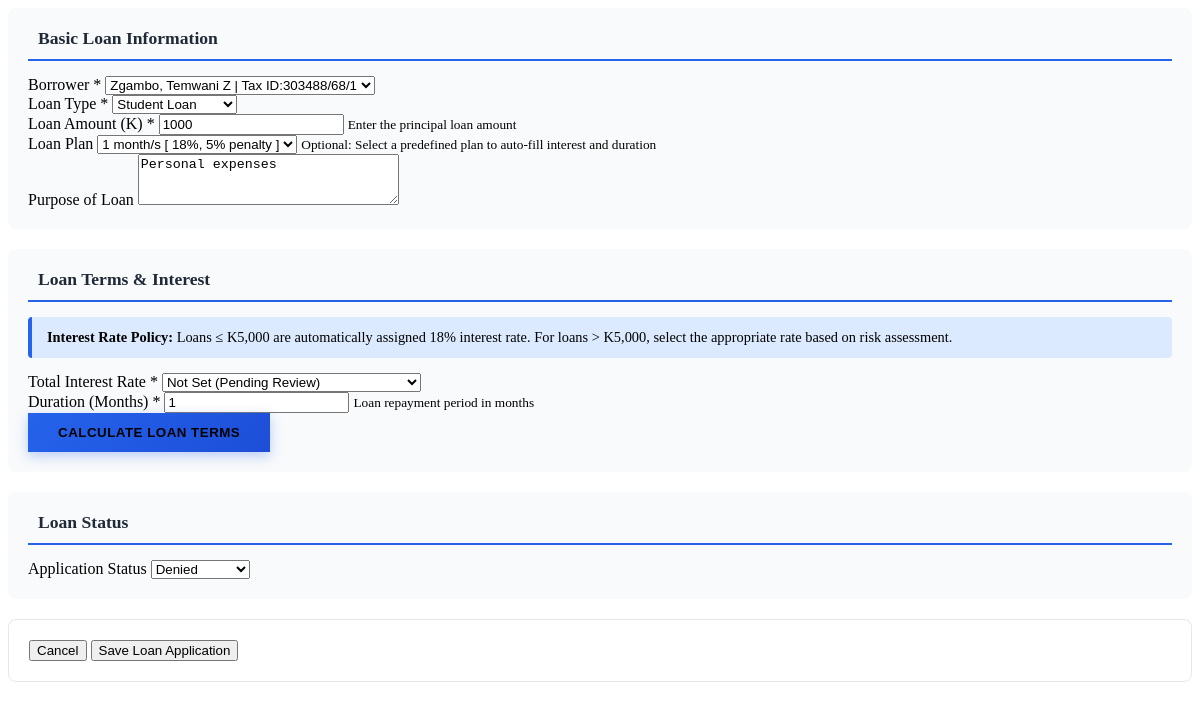
/manage_loan.php?id=10, run on the app's committed database.
### tables this page shows
CREATE TABLE `loan_list` (
  `id` int(30) NOT NULL,
  `ref_no` varchar(50) NOT NULL,
  `loan_type_id` int(30) NOT NULL,
  `borrower_id` int(30) NOT NULL,
  `purpose` text NOT NULL,
  `amount` double NOT NULL COMMENT 'Principal loan amount',
  `plan_id` int(30) NOT NULL,
  `status` tinyint(1) NOT NULL DEFAULT 0 COMMENT '0=pending, 1=approved, 2=released, 3=completed, 4=denied',
  `date_released` datetime DEFAULT NULL COMMENT 'Date loan was disbursed',
  `date_created` datetime NOT NULL DEFAULT current_timestamp(),
  `application_source` varchar(20) DEFAULT 'admin' COMMENT 'admin or customer',
  `application_status` tinyint(1) DEFAULT 0 COMMENT '0=draft, 1=submitted, 2=under_review, 3=approved, 4=denied',
  `reviewed_by` int(30) DEFAULT NULL COMMENT 'User ID of admin/staff who reviewed',
  `review_date` datetime DEFAULT NULL,
  `review_notes` text DEFAULT NULL,
  `denial_reason` text DEFAULT NULL,
  `interest_rate` decimal(5,2) DEFAULT 0.00 COMMENT 'TOTAL interest rate (not annual) - set by admin or 18% for 1-month',
  `total_interest` decimal(15,2) DEFAULT 0.00 COMMENT 'Principal * interest_rate%',
  `total_payable` decimal(15,2) DEFAULT 0.00 COMMENT 'Principal + Total Interest',
  `monthly_installment` decimal(15,2) DEFAULT 0.00 COMMENT 'Total Payable / Duration Months',
  `outstanding_balance` decimal(15,2) DEFAULT 0.00 COMMENT 'Remaining balance to be paid',
  `duration_months` int(11) DEFAULT 1 COMMENT 'Loan duration in months'
);

CREATE TABLE `loan_types` (
  `id` int(30) NOT NULL,
  `type_name` text NOT NULL,
  `description` text NOT NULL
);

CREATE TABLE `loan_plan` (
  `id` int(30) NOT NULL,
  `months` int(11) NOT NULL,
  `interest_percentage` float NOT NULL COMMENT 'TOTAL interest percentage (not annual)',
  `penalty_rate` int(11) NOT NULL COMMENT 'Penalty rate for overdue payments',
  `calculation_type` varchar(20) DEFAULT 'simple' COMMENT 'simple = TOTAL interest applied to principal'
);

### manage_loan.php (the view, shortened to what this page needs)
<?php
include('db_connect.php');
if(isset($_GET['id'])){
	$id = $_GET['id'];
	$stmt = $conn->prepare("SELECT * FROM loan_list where id = ?");
	$stmt->bind_param("i", $id);
	$stmt->execute();
	$result = $stmt->get_result();
	$loan_data = $result->fetch_assoc();
	if ($loan_data) {
		$borrower_id = $loan_data['borrower_id'] ?? '';
		$loan_type_id = $loan_data['loan_type_id'] ?? '';
		$plan_id = $loan_data['plan_id'] ?? '';
		$amount = $loan_data['amount'] ?? '';
		$purpose = $loan_data['purpose'] ?? '';
		$status = $loan_data['status'] ?? '';
		$interest_rate = $loan_data['interest_rate'] ?? '';
		$duration_months = $loan_data['duration_months'] ?? '';
		$months = $loan_data['months'] ?? '';
	}
}
?>
<div class="container-fluid">
	<form action="" id="loan-application">
		<div class="form-section">
			<div class="form-section-title">
				<i class="fa fa-user-tie"></i> Basic Loan Information
			</div>
			<div class="row">
				<div class="col-md-6 form-group">
					<label class="control-label">Borrower <span class="text-danger">*</span></label>
					<?php
					$borrower = $conn->query("SELECT *,concat(lastname,', ',firstname,' ',middlename) as name FROM borrowers order by concat(lastname,', ',firstname,' ',middlename) asc ");
					?>
					<select name="borrower_id" id="borrower_id" class="custom-select browser-default select2" required>
						<?php while($row = $borrower->fetch_assoc()): ?>
							<option value="<?php echo $row['id'] ?>" <?php echo isset($borrower_id) && $borrower_id == $row['id'] ? "selected" : '' ?>>
								<?php echo $row['name'] . ' | Tax ID:'.$row['tax_id'] ?>
							</option>
						<?php endwhile; ?>
					</select>
				</div>
				<div class="col-md-6 form-group">
					<label class="control-label">Loan Type <span class="text-danger">*</span></label>
					<?php
					$type = $conn->query("SELECT * FROM loan_types order by `type_name` desc ");
					?>
					<select name="loan_type_id" id="loan_type_id" class="custom-select browser-default select2" required>
						<?php while($row = $type->fetch_assoc()): ?>
							<option value="<?php echo $row['id'] ?>" <?php echo isset($loan_type_id) && $loan_type_id == $row['id'] ? "selected" : '' ?>>
								<?php echo $row['type_name'] ?>
							</option>
						<?php endwhile; ?>
					</select>
				</div>
			</div>
			<div class="row">
				<div class="col-md-6 form-group">
					<label class="control-label">Loan Amount (K) <span class="text-danger">*</span></label>
					<input type="number" name="amount" class="form-control text-right" step="any" id="loan_amount" value="<?php echo isset($amount) ? $amount : '' ?>" placeholder="Enter amount" required>
					<small class="text-muted">Enter the principal loan amount</small>
				</div>
				<div class="col-md-6 form-group">
					<label class="control-label">Loan Plan</label>
					<?php
					$plan = $conn->query("SELECT * FROM loan_plan order by `months` desc ");
					?>
					<select name="plan_id" id="plan_id" class="custom-select browser-default select2" onchange="updateDurationFromPlan()">
						<?php while($row = $plan->fetch_assoc()): ?>
							<option value="<?php echo $row['id'] ?>"
									<?php echo isset($plan_id) && $plan_id == $row['id'] ? "selected" : '' ?>
									data-months="<?php echo $row['months'] ?>"
									data-interest_percentage="<?php echo $row['interest_percentage'] ?>"
									data-penalty_rate="<?php echo $row['penalty_rate'] ?>">
								<?php echo $row['months'] . ' month/s [ '.$row['interest_percentage'].'%, '.$row['penalty_rate'].'% penalty ]' ?>
							</option>
						<?php endwhile; ?>
					</select>
					<small class="text-muted">Optional: Select a predefined plan to auto-fill interest and duration</small>
				</div>
			</div>
			<div class="form-group">
				<label class="control-label">Purpose of Loan</label>
				<textarea name="purpose" cols="30" rows="3" class="form-control" placeholder="Enter the purpose of this loan..."><?php echo isset($purpose) ? $purpose : '' ?></textarea>
			</div>
		</div>
		<div class="form-section">
			<div class="form-section-title">
				<i class="fa fa-percent"></i> Loan Terms & Interest
			</div>
			<div class="info-alert">
				<strong>Interest Rate Policy:</strong> Loans ≤ K5,000 are automatically assigned 18% interest rate. For loans > K5,000, select the appropriate rate based on risk assessment.
			</div>
			<div class="row">
				<div class="col-md-6 form-group">
					<label class="control-label">Total Interest Rate <span class="text-danger">*</span></label>
					<select name="interest_rate" id="interest_rate" class="custom-select browser-default" required>
						<option value="0" <?php echo (!isset($interest_rate) || $interest_rate == 0) ? "selected" : '' ?>>Not Set (Pending Review)</option>
					</select>
				</div>
			</div>
			<div class="row">
				<div class="col-md-6 form-group">
					<label class="control-label">Duration (Months) <span class="text-danger">*</span></label>
					<input type="number" name="duration_months" class="form-control text-right" step="1" id="duration_months" value="<?php echo isset($duration_months) ? $duration_months : (isset($months) ? $months : '') ?>" placeholder="Enter duration" required min="1">
					<small class="text-muted">Loan repayment period in months</small>
				</div>
				<div class="col-md-6 form-group d-flex align-items-end">
					<button class="btn btn-primary btn-calculate btn-block" type="button" id="calculate">
						<i class="fa fa-calculator"></i> Calculate Loan Terms
					</button>
				</div>
			</div>
		</div>
		<?php if(isset($status)): ?>
		<div class="form-section">
			<div class="form-section-title">
				<i class="fa fa-tasks"></i> Loan Status
			</div>
			<div class="row">
				<div class="col-md-6 form-group">
					<label class="control-label">Application Status</label>
					<select class="custom-select browser-default" name="status">
						<?php if($status !='2' ): ?>
						<option value="4" <?php echo $status == 4 ? "selected" : '' ?>>
							<i class="fa fa-ban"></i> Denied
						</option>
						<?php endif ?>
					</select>
				</div>
			</div>
		</div>
		<?php endif ?>
		<div class="form-section" style="background: white; border: 1px solid #e5e7eb;">
			<div class="row">
				<div class="col-md-12 text-right">
					<button class="btn btn-secondary" type="button" data-dismiss="modal">
						<i class="fa fa-times"></i> Cancel
					</button>
					<button class="btn btn-primary btn-lg" type="submit">
						<i class="fa fa-save"></i> Save Loan Application
					</button>
				</div>
			</div>
		</div>
	</form>
</div>

### manage_loan.php (style rules this page uses)
.form-section { background: var(--gray-50, #f9fafb); border-radius: 8px; padding: 20px; margin-bottom: 20px; }
.form-section-title { font-size: 1.1rem; font-weight: 600; color: var(--gray-800, #1f2937); margin-bottom: 15px; padding-bottom: 10px; border-bottom: 2px solid var(--primary-blue, #2563eb); display: flex; align-items: center; }
.info-alert { background: #dbeafe; border-left: 4px solid #2563eb; padding: 12px 15px; border-radius: 4px; margin-bottom: 15px; font-size: 0.9rem; }
.btn-calculate { background: linear-gradient(135deg, #2563eb 0%, #1d4ed8 100%); border: none; padding: 12px 30px; font-weight: 600; text-transform: uppercase; letter-spacing: 0.5px; box-shadow: 0 4px 12px rgba(37, 99, 235, 0.3); }

### data on the page
loan_list: borrower_id "Zgambo, Temwani Z | Tax ID:303488/68/1", loan_type_id "Student Loan", amount "1000", plan_id "1 month/s [ 18%, 5% penalty ]", purpose "Personal expenses", interest_rate "Not Set (Pending Review)", duration_months "1", status "Denied"
